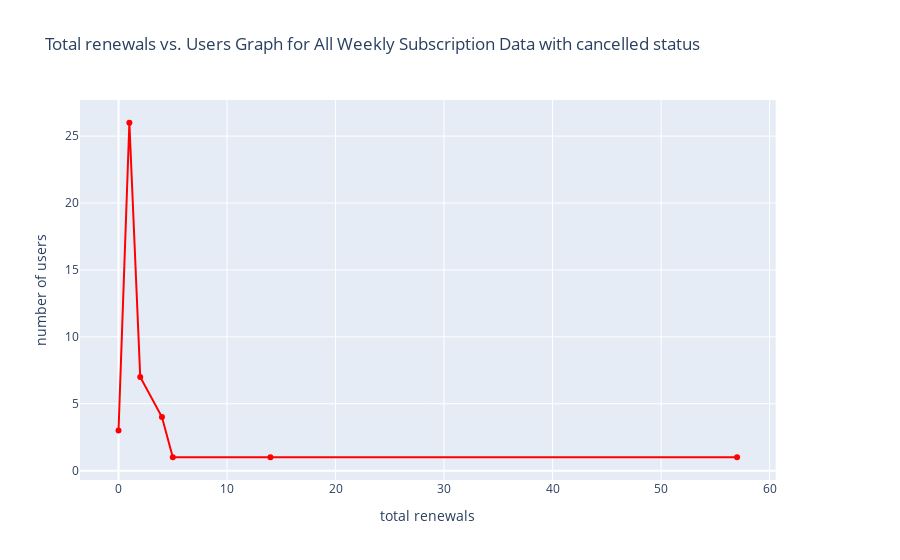

The code cell stored with this chart in its notebook:
### Markdown cell above
##### But if we build the same graph, but only for data on weekly subscriptions with the status cancelled we will see that this chart has a sharp drop. This is most likely due to the fact that there is too little data on weekly subscriptions in this sample.

### Code cell
df_w_cancelled = df_w.loc[df_w.status == 'cancelled']
df_w_cancelled_describe = df_w_cancelled.groupby('total_renewals').describe()
total_renewals_week_cancelled = df_w_cancelled_describe.total_spent['count'].index.tolist()
number_of_users_week_cancelled = df_w_cancelled_describe.total_spent['count'].tolist()

name = 'Total renewals vs. Users Graph for All Weekly Subscription Data with cancelled status'
xaxis_name = 'total renewals'
yaxis_name = 'number of users'
plotting(total_renewals_week_cancelled, number_of_users_week_cancelled, name, xaxis_name, yaxis_name)

### Figure 1 — Plotly figure (JSON) as saved in the notebook; plotly's stock layout.template omitted (floating-point values rounded to 4 significant figures)
{"data": [{"marker": {"color": "red"}, "type": "scatter", "x": [0, 1, 2, 4, 5, 14, 57], "xaxis": "x", "y": [3, 26, 7, 4, 1, 1, 1], "yaxis": "y"}], "layout": {"title": {"text": "Total renewals vs. Users Graph for All Weekly Subscription Data with cancelled status"}, "xaxis": {"anchor": "y", "domain": [0, 0.94], "title": {"text": "total renewals"}}, "yaxis": {"anchor": "x", "domain": [0, 1], "title": {"text": "number of users"}}, "yaxis2": {"anchor": "x", "overlaying": "y", "side": "right"}}}
